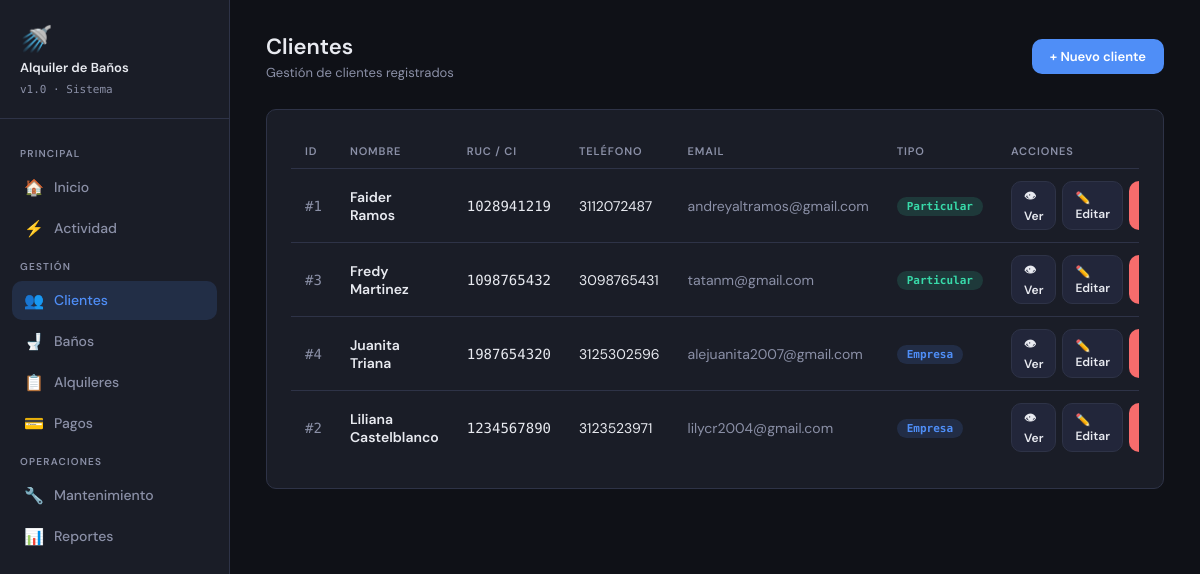
Screenshot of /clientes with the database file from the repository.
### models.py (models this page shows)
class Cliente(db.Model):
    __tablename__ = 'cliente'
    id             = db.Column(db.Integer, primary_key=True)
    nombre         = db.Column(db.String(100), nullable=False)
    email          = db.Column(db.String(100), nullable=False, default='')
    telefono       = db.Column(db.String(20),  nullable=False)
    direccion      = db.Column(db.String(200), default='')
    ruc_ci         = db.Column(db.String(20),  unique=True, nullable=False)
    tipo           = db.Column(db.String(20),  nullable=False, default='particular')  # particular | empresa
    fecha_registro = db.Column(db.DateTime,    default=datetime.utcnow)
    activo         = db.Column(db.Boolean,     default=True)
    alquileres = db.relationship('Alquiler', backref='cliente', lazy=True)

### app.py (the view)
@app.route('/clientes')
def clientes():
    lista = Cliente.query.filter_by(activo=True).order_by(Cliente.nombre).all()
    return render_template('clientes.html', clientes=lista)

### templates/clientes.html (shortened to what this page needs)
{% extends 'base.html' %}
{% block content %}
<div class="page-header">
    <div>
        <h1>Clientes</h1>
        <p>Gestión de clientes registrados</p>
    </div>
    <a href="{{ url_for('nuevo_cliente') }}" class="btn btn-primary">+ Nuevo cliente</a>
</div>
<div class="card">
  {% if clientes %}
  <div class="table-wrap">
    <table>
      <thead>
        <tr>
          <th>ID</th>
          <th>Nombre</th>
          <th>RUC / CI</th>
          <th>Teléfono</th>
          <th>Email</th>
          <th>Tipo</th>
          <th>Acciones</th>
        </tr>
      </thead>
      <tbody>
        {% for c in clientes %}
        <tr>
          <td style="font-family:'DM Mono',monospace; color:var(--text-dim)">#{{ c.id }}</td>
          <td style="font-weight:600">{{ c.nombre }}</td>
          <td style="font-family:'DM Mono',monospace">{{ c.ruc_ci }}</td>
          <td>{{ c.telefono }}</td>
          <td style="color:var(--text-dim)">{{ c.email }}</td>
          <td>
            {% if c.tipo == 'empresa' %}
              <span class="badge badge-blue">Empresa</span>
            {% else %}
              <span class="badge badge-green">Particular</span>
            {% endif %}
          </td>
          <td>
            <div class="actions">
              <a href="{{ url_for('detalle_cliente', id=c.id) }}" class="btn btn-ghost btn-sm">👁 Ver</a>
              <a href="{{ url_for('editar_cliente', id=c.id) }}" class="btn btn-ghost btn-sm">✏️ Editar</a>
              <a href="{{ url_for('eliminar_cliente', id=c.id) }}"
                 class="btn btn-danger btn-sm"
                 onclick="return confirm('¿Eliminar cliente {{ c.nombre }}?')">🗑 Eliminar</a>
            </div>
          </td>
        </tr>
        {% endfor %}
      </tbody>
    </table>
  </div>
  {% else %}
  <div class="empty-state">
      <div class="empty-icon">👥</div>
      <p>No hay clientes registrados aún.</p>
      <a href="{{ url_for('nuevo_cliente') }}" class="btn btn-primary">Registrar primer cliente</a>
  </div>
  {% endif %}
</div>
{% endblock %}

### templates/base.html (style rules this page uses)
:root { --bg: #0f1117; --surface: #1a1d27; --surface2: #22263a; --border: #2e3347; --accent: #4f8ef7; --accent2: #38d9a9; --danger: #f76c6c; --warning: #f7c94f; --text: #e8eaf0; --text-dim: #8b90a7; --radius: 10px; --shadow: 0 4px 24px rgba(0,0,0,.4); }
*, *::before, *::after { box-sizing: border-box; margin: 0; padding: 0; }
body { font-family: 'DM Sans', sans-serif; background: var(--bg); color: var(--text); min-height: 100vh; display: flex; }
.page-header { display: flex; align-items: center; justify-content: space-between; margin-bottom: 28px; }
.page-header h1 { font-size: 22px; font-weight: 600; }
.page-header p { font-size: 13px; color: var(--text-dim); margin-top: 3px; }
.card { background: var(--surface); border: 1px solid var(--border); border-radius: var(--radius); padding: 24px; margin-bottom: 20px; }
.table-wrap { overflow-x: auto; }
table { width: 100%; border-collapse: collapse; font-size: 14px; }
thead th { text-align: left; padding: 10px 14px; font-size: 11px; font-weight: 600; color: var(--text-dim); letter-spacing: .08em; text-transform: uppercase; border-bottom: 1px solid var(--border); }
tbody tr { border-bottom: 1px solid var(--border); transition: background .12s; }
tbody tr:last-child { border-bottom: none; }
tbody td { padding: 12px 14px; }
.badge { display: inline-block; padding: 3px 10px; border-radius: 99px; font-size: 11px; font-weight: 600; font-family: 'DM Mono', monospace; }
.badge-green { background: rgba(56,217,169,.15); color: var(--accent2); }
.badge-blue { background: rgba(79,142,247,.15); color: var(--accent); }
.btn { display: inline-flex; align-items: center; gap: 6px; padding: 9px 18px; border-radius: var(--radius); font-family: 'DM Sans', sans-serif; font-size: 13px; font-weight: 600; cursor: pointer; text-decoration: none; border: none; transition: opacity .18s, transform .12s; }
.btn-primary { background: var(--accent); color: #fff; }
.btn-danger { background: var(--danger); color: #fff; }
.btn-ghost { background: var(--surface2); color: var(--text); border: 1px solid var(--border); }
.btn-sm { padding: 5px 12px; font-size: 12px; }
.actions { display: flex; gap: 6px; }

### rows the page displays
Cliente: id "1", nombre "Faider Ramos", ruc_ci "1028941219", telefono "3112072487", email "andreyaltramos@gmail.com", tipo "Particular"
Cliente: id "3", nombre "Fredy Martinez", ruc_ci "1098765432", telefono "3098765431", email "tatanm@gmail.com", tipo "Particular"
Cliente: id "4", nombre "Juanita Triana", ruc_ci "1987654320", telefono "3125302596", email "alejuanita2007@gmail.com", tipo "Empresa"
Cliente: id "2", nombre "Liliana Castelblanco", ruc_ci "1234567890", telefono "3123523971", email "lilycr2004@gmail.com", tipo "Empresa"
